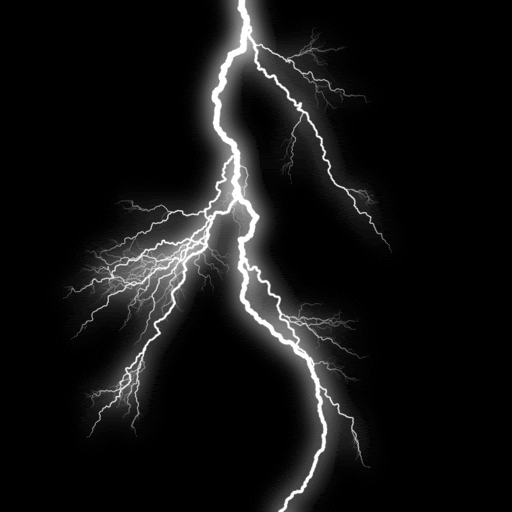
#> input picture Sheet1/imageBolt.png, 512 x 512 px
$ jupyter execute --allow-errors Prob3.ipynb
#> lines starting #> are read from the running program, lines starting #| are printed output that depends on the picture; after the words box and inside, x2 and y2 are one past the last pixel; in counts of white or black regions, pixels touching at a corner belong together; long printed decimals are rounded
# Problem 1.3: estimating fractal dimensions in images

[cell 1]
import numpy as np
import numpy.linalg as la
import imageio.v3 as iio
import scipy.ndimage as img
import matplotlib.pyplot as plt

## Task 1.3.1

### Box counting

Procedure:
1. apply binarization (foreground pixels 1, background pixels 0)
2. specify set S of scaling factors 0 < s < 1; for each s of S: cover image with boxes of size sw x sh; count boxes with at least one foreground pixel (n)
3. plot log(n) against log(1/s) and fit a line; slope D represents fractal dimension we are after

-> Estimating fractal dimension of object in image is linear regression problem. can be solved with lsq

[cell 2]
def binarize(imgF):
    '''
    turn grey scale image into binary image such that
    1 = foreground pixel
    0 = background pixel
    '''
    imgB = np.abs(img.gaussian_filter(imgF, sigma=0.50) - \
    img.gaussian_filter(imgF, sigma=1.00))
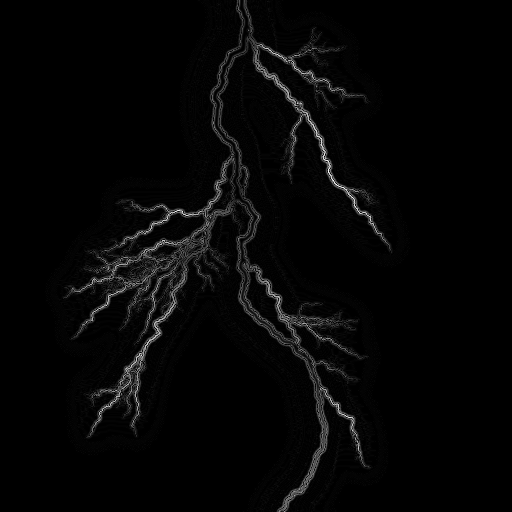
#> imgB: shape (512, 512) float64; min 0, max 60.29, mean 1.4; drawn with min black and max white
    return img.binary_closing(np.where(imgB < 0.1*imgB.max(), 0, 1))
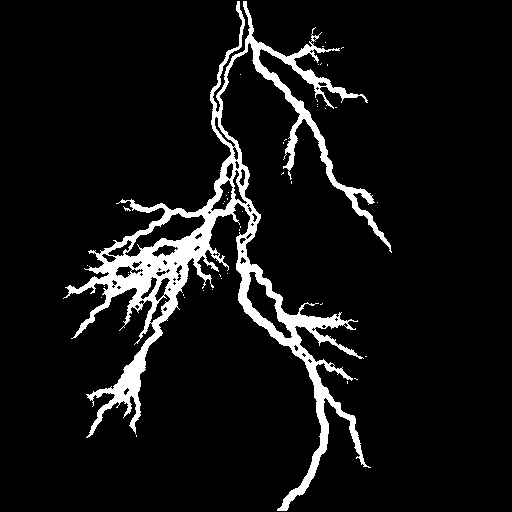
#> returned value: shape (512, 512) bool; 7.6% white; 43 white regions (42 under 20 px), largest, box (x1, y1, x2, y2) and area: (63, 1, 392, 511) 19894


def boxCounting(img, name):
    # Step 1: Binarize the images
    imgBin = binarize(img)

    w_old = int(imgBin.shape[0])
#> w_old = 512
    h_old = int(imgBin.shape[1])
#> h_old = 512

    L = int(np.log2(imgBin.shape[0]))
#> L = 9

    result = {}
    resultLog = {}

    # Step 2: Loop over box sizes
    for l in range(1, L-1):
        # Step 2.1: Specify S
        s_l = 1/(2**l)

        # Prepare count and box size
        count = 0
        h = int(s_l * h_old)
        w = int(s_l * w_old)

        # Step 2.2: Overlay boxes on binary image
        for i in range(0, imgBin.shape[0], h):
            for j in range(0, imgBin.shape[1], w):
                if np.any(imgBin[i:i+h, j:j+w] == 1):
                    count += 1

        result[s_l] = count
        resultLog[np.log(1/s_l)] = np.log(count)

    # Step 3: fit line to log-log datapoints and get slope D
    D, b = fitLine(resultLog)

    # Step 4: Plot the log-log plot and fitted line
    plotBoxCounting(resultLog, D, b, f'Box Counting Results for {name}')

    return result, D


def fitLine(logDict):
    # Formula: D*x + b = y
    x = np.array(list(logDict.keys()))      # log(1/s_l) values
    y = np.array(list(logDict.values()))    # log(n) values

    # Create matX for lsq from x and ones
    # D is multiplied by x and b is multiplied by 1
    matX = np.vstack([x, np.ones(len(x))]).T

    # Solve for D and b using least squares
    # Formula ||Xw - y||^2 for w = [D, b]
    D, b = la.lstsq(matX, y, rcond=None)[0]
#> D = 1.49; b = 0.377
    return D, b


def plotBoxCounting(logDict, D, b, title):
#> called with D = 1.49, b = 0.377, title = 'Box Counting Results for Bolt'
    x = np.array(list(logDict.keys()))
    y = np.array(list(logDict.values()))

    plt.figure()
    plt.plot(x, y, 'o', label='datapoints')
    plt.plot(x, D*x + b, '-', label=f'D = {D:.3f} (fractal dimension)')
    plt.xlabel('log(1/s)')
    plt.ylabel('log(n)')
    plt.title(title)
    plt.legend()
    plt.show()
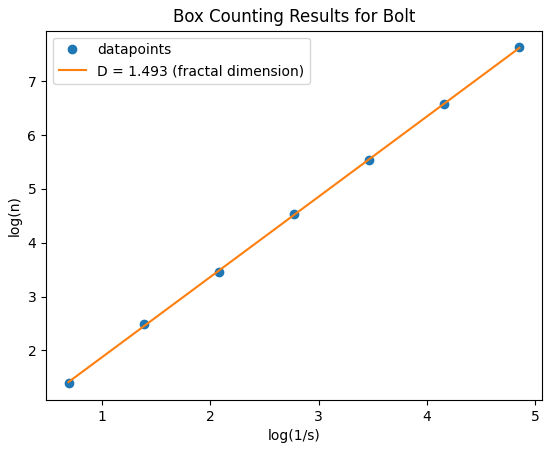
#> figure drawn by matplotlib, 1 panel

#> (a cell that did not finish here is left out)

[cell 4]
imgBolt = iio.imread('imageBolt.png', mode='L').astype(float)
boltBoxes, D_bolt = boxCounting(imgBolt, 'Bolt')
#> boltBoxes = {0.5: 4, 0.25: 12, 0.125: 32, 0.0625: 94, 0.0312: 254, 0.0156: 716, 0.00781: 2063}; D_bolt = 1.49
print('Bolt boxes: ' + str(boltBoxes))
#| Bolt boxes: {0.5: 4, 0.25: 12, 0.125: 32, 0.0625: 94, 0.03125: 254, 0.01562: 716, 0.007812: 2063}
print('Bolt dimension: ' + str(f'{D_bolt:.4f}'))
#| Bolt dimension: 1.4935
